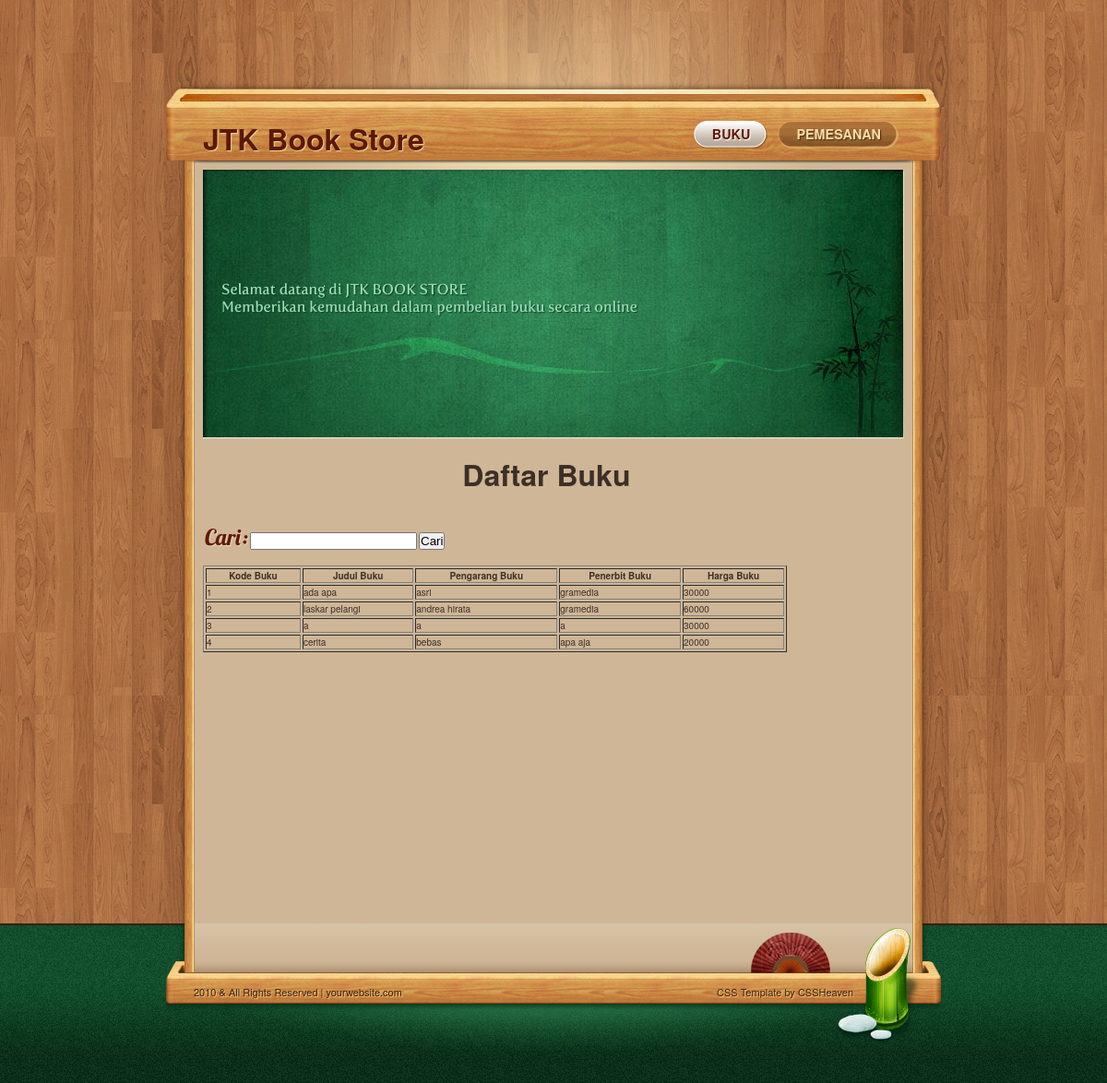
Page /indexuser.php on the committed database.
### tables this page shows
CREATE TABLE IF NOT EXISTS `data_buku` (
  `kode_buku` int(11) NOT NULL AUTO_INCREMENT,
  `judul_buku` varchar(150) NOT NULL,
  `pengarang_buku` varchar(60) NOT NULL,
  `penerbit_buku` varchar(50) NOT NULL,
  `harga_buku` int(11) NOT NULL,
  `stok_buku` int(11) NOT NULL,
  PRIMARY KEY (`kode_buku`)
);

### lihat_buku.php (the view)
<html>
	<body>
		<h1 align="center">Daftar Buku</h1></br></br>
		<form action="search.php" method="POST">
			<h2><table>
				<tr>
					<td>Cari</td>
					<td>:</td>
					<td><input type="text" name="keyword"></td>
					<td><input type="submit" name="btnsubmit" value="Cari"></td>
				</tr>
			</table></h2></br>
		</form>
		<?php if(!isset($_POST['btnsubmit'])){?>
			<table border='1' width='85%'>
				<tr>
					<th>Kode Buku</th>
					<th>Judul Buku</th>
					<th>Pengarang Buku</th>
					<th>Penerbit Buku</th>
					<th>Harga Buku</th>
				</tr>
			<?php include 'connect.php';
			$data=mysql_query("select * from data_buku");
			while($tampil=mysql_fetch_array($data))
			{?>
				<tr>
					<td><?php echo $tampil['kode_buku'];?></td>
					<td><?php echo $tampil['judul_buku'];?></td>
					<td><?php echo $tampil['pengarang_buku'];?></td>
					<td><?php echo $tampil['penerbit_buku'];?></td>
					<td><?php echo $tampil['harga_buku'];?></td>
				</tr>
			<?php }
		}?>
			</table>
	</body>
</html>

### indexuser.php (shortened to what this page needs)
<!doctype html>
<?php
	if(!isset($_GET['menu'])){
		$menu="buku";
	}
	else{
		$menu=$_GET['menu'];
	}
?>
<html lang="en-US">
	<head>
		<link href="style.css" rel="stylesheet" type="text/css">
		<link href="styles/print/main.css" rel="stylesheet" type="text/css" media="print">
	</head>
	<body>
		<div id="wrap">
			<section id="top">
				<nav id="mainnav">
					<h1 id="sitename" class="logotext">
						<a href="index.php">JTK Book Store</a>
					</h1>
					<ul>
						<li <?php if($menu=="buku"){ echo "class='active'";}?>><a href="indexuser.php?menu=<?php echo $menu;?>"><span>Buku</span></a></li>
						<li <?php if($menu=="beli"){ echo "class='active'";}?>><a href="indexuser.php?menu=<?php echo "beli";?>"><span>Pemesanan</span></a></li>
					</ul>
				</nav>
			</section>
			<section id="page">
				<header id="pageheader" class="homeheader">
					<h2 class="sitedescription">
					Selamat datang di JTK BOOK STORE</br>Memberikan kemudahan dalam pembelian buku secara online</h2>
				</header>
				<section id="contents">
					<?php if($menu=="buku"){ include 'lihat_buku.php';}
					else if($menu=="beli"){ include 'pesan_buku.php';}?>
				</section>
			</section>
		</div>
		<footer id="pagefooter">
			<div id="f-content">
				<img src="images/bamboo.png" width="96" height="125" alt="bamboo" id="footerimg">
				<div id="social-links">
				</div>
				<div id="credits">
					<p class="sitecredit"> 2010 &amp; All Rights Reserved | yourwebsite.com </p>
					<p class="designcredit"><a href="http://www.cssheaven.org" title="Download Free CSS Templates">CSS Template</a> by CSSHeaven</p>
				</div>
			</div>
		</footer>
	</body>
</html>

### style.css (style rules this page uses)
html, body { height:100%; }
body { background: url(images/bodybg.jpg) repeat; font-family:"Helvetica Neue", Helvetica, Verdana, sans-serif; color:#3b2f27; position:relative; }
h1 { font-size:3.2em; font-family: "Helvetica Neue", Helvetica, Verdana, sans-serif; }
#sitename { font-weight:bold; color:#124d2c; text-shadow:#f5d18b 1px 1px 1px; float:left; padding:9px 0 0 40px; }
#sitename a { color:#124d2c; text-decoration:none; }
#sitename.logotext a { display:block; color:#5c1904; text-shadow:#f1d8a4 1px 1px 1px; }
a { color:#0d4022; text-decoration:none; }
#wrap { width:840px; margin:auto; background:url(images/wrapbg.png) center top no-repeat; padding-top:80px; min-height:100%; }
#top { background:url(images/top.png) no-repeat; height:66px; padding-top:38px; }
#page { background: url(images/pagebg.png) repeat-y; padding:0 40px; }
#pageheader { margin-bottom:15px; }
.homeheader { background:url(images/header.jpg) no-repeat; height:292px; }
#contents { width:98%; float:left; padding-right:12px; min-height:500px; margin-bottom:10px; }
#pagefooter { background:url(images/footerbg.jpg) left bottom repeat-x; height:173px; }
#f-content { background:url(images/btmbg.png) no-repeat; width:840px; height:166px; margin:0 auto; position:relative; }
#footerimg { position:absolute; right:20px; top:5px; }
p, ul, ol { font-size:1.2em; }
#page h2 { font:2.4em 'Lobster', Arial, Helvetica, sans-serif; color:#621907; text-shadow:#ead7be 1px 1px 1px; }
#social-links { padding:23px 0 0 45px; width:500px; height:40px; margin-bottom:3px; }
#credits { color:#362012; width:715px; padding:0 30px }
#credits a { color:#362012 }
#credits p { font-size:1.1em; display:block; text-shadow:#f4cd85 1px 1px 1px; }
#credits .sitecredit { float:left; width:60%; }
#credits .designcredit { float:right; width:30%; text-align:right; }
#mainnav ul { height:35px; float:right; padding-top:13px; padding-right:40px; }
#mainnav li { display:inline; font:bold 1.2em "Helvetica Neue", Helvetica, Verdana, sans-serif; text-transform:uppercase; }
#mainnav li a { display:block; float:left; height:31px; padding-right:20px; color:#fbdca6!important; text-shadow:#4a2f13 1px 1px 1px; background:url(images/menur2.png) right top no-repeat; margin:0 5px; }
#mainnav li a span { display:block; float:left; background:url(images/menul2.png) left top no-repeat; padding:4px 0 0 20px; height:27px; }
#mainnav li.active a { color:#621907!important; background:url(images/menur1.png) right top no-repeat; text-shadow:#fff 1px 1px 1px; }
#mainnav li.active a span { background:url(images/menul1.png) left top no-repeat; }
.sitedescription { color:#9edab8; font:normal 1.6em 'FertigoProRegular', Arial, sans-serif!important; color:#9edab8!important; text-shadow:#08421f 1px 1px 1px!important; }
.homeheader .sitedescription { padding:120px 280px 0 20px; }

### rows in the picture
data_buku: kode_buku "1", judul_buku "ada apa", pengarang_buku "asri", penerbit_buku "gramedia", harga_buku "30000"
data_buku: kode_buku "2", judul_buku "laskar pelangi", pengarang_buku "andrea hirata", penerbit_buku "gramedia", harga_buku "60000"
data_buku: kode_buku "3", judul_buku "a", pengarang_buku "a", penerbit_buku "a", harga_buku "30000"
data_buku: kode_buku "4", judul_buku "cerita", pengarang_buku "bebas", penerbit_buku "apa aja", harga_buku "20000"
